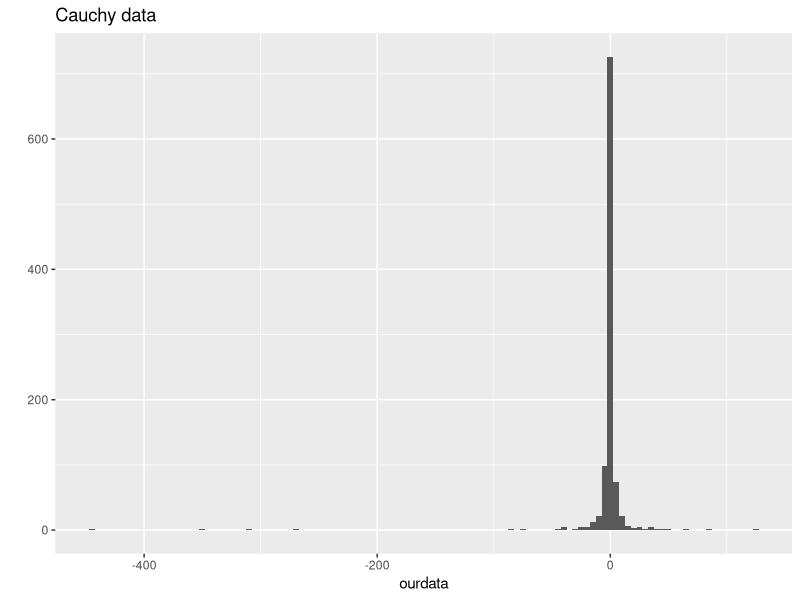

Generate this figure with R:
## ---- chunk 1
library(ggplot2)

set.seed(2014)
ourdata <- rcauchy(1000)
qplot(ourdata, binwidth=5) + ggtitle("Cauchy data")
